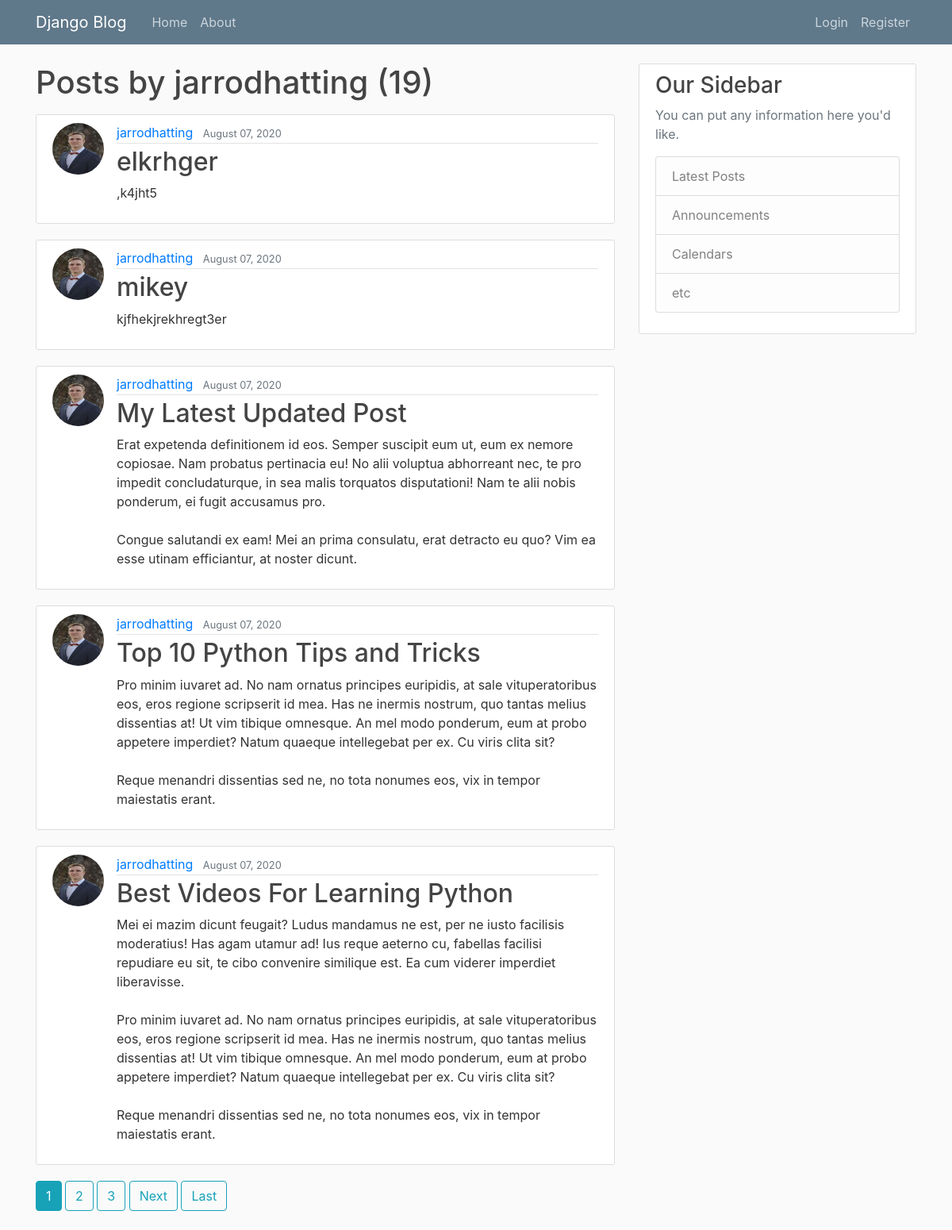
Screenshot of /user/jarrodhatting with the database file from the repository.
### blog/models.py (models this page shows, shortened)
class Post(models.Model):
    title = models.CharField(max_length=100)
    content = models.TextField()
    date_posted = models.DateTimeField(default=timezone.now)
    author = models.ForeignKey(User, on_delete=models.CASCADE)

### users/models.py (models this page shows, shortened)
class Profile(models.Model):
    user = models.OneToOneField(User, on_delete=models.CASCADE)
    image = models.ImageField(default='default.jpg', upload_to='profile_pics')

### blog/views.py (the view)
# urls.py: path('user/<str:username>', UserPostListView.as_view(), name='user-posts'),
class UserPostListView(ListView):
    model = Post
    template_name = 'blog/user_posts.html'  # <app>/<model>_<viewtype>.html
    context_object_name = 'posts'
    paginate_by = 5
    def get_queryset(self):
        user = get_object_or_404(User, username=self.kwargs.get('username'))
        return Post.objects.filter(author=user).order_by('-date_posted')

### blog/templates/blog/user_posts.html (shortened to what this page needs)
{% extends "blog/base.html" %}
{% block content %}
    <h1 class="mb-3">Posts by {{ view.kwargs.username }} ({{ page_obj.paginator.count }})</h1>
    {% for post in posts %}
        <article class="media content-section">
          <img class="rounded-circle article-img" src="{{ post.author.profile.image.url }}">
          <div class="media-body">
            <div class="article-metadata">
              <a class="mr-2" href="{% url 'user-posts' post.author.username %}">{{ post.author }}</a>
              <small class="text-muted">{{ post.date_posted|date:"F d, Y" }}</small>
            </div>
            <h2><a class="article-title" href="{% url 'post-detail' post.id %}">{{ post.title }}</a></h2>
            <p class="article-content">{{ post.content }}</p>
          </div>
        </article>
    {% endfor %}
    {% if is_paginated %}
      {% for num in page_obj.paginator.page_range %}
        {% if page_obj.number == num %}
          <a class="btn btn-info mb-4" href="?page={{ num }}">{{ num }}</a>
        {% elif num > page_obj.number|add:'-3' and num < page_obj.number|add:'3' %}
          <a class="btn btn-outline-info mb-4" href="?page={{ num }}">{{ num }}</a>
        {% endif %}
      {% endfor %}
      {% if page_obj.has_next %}
        <a class="btn btn-outline-info mb-4" href="?page={{ page_obj.next_page_number }}">Next</a>
        <a class="btn btn-outline-info mb-4" href="?page={{ page_obj.paginator.num_pages }}">Last</a>
      {% endif %}
    {% endif %}
{% endblock content %}

### blog/static/blog/main.css (style rules this page uses)
body { background: #fafafa; color: #333333; margin-top: 5rem; }
h1, h2, h3, h4, h5, h6 { color: #444444; }
.content-section { background: #ffffff; padding: 10px 20px; border: 1px solid #dddddd; border-radius: 3px; margin-bottom: 20px; }
.article-title { color: #444444; }
.article-content { white-space: pre-line; }
.article-img { height: 65px; width: 65px; margin-right: 16px; }
.article-metadata { padding-bottom: 1px; margin-bottom: 4px; border-bottom: 1px solid #e3e3e3 }

### rows the page displays
Post: author.profile.image (picture), author "jarrodhatting", date_posted "August 07, 2020", title "elkrhger", content ",k4jht5"
Post: author.profile.image (picture), author "jarrodhatting", date_posted "August 07, 2020", title "mikey", content "kjfhekjrekhregt3er"
Post: author.profile.image (picture), author "jarrodhatting", date_posted "August 07, 2020", title "My Latest Updated Post", content "Erat expetenda definitionem id eos. Semper suscipit eum ut, eum ex nemore copiosae. Nam probatus pertinacia eu! No alii voluptua abhorreant nec, te pro impedit concludaturque, in sea malis torquatos disputationi! Nam te alii nobis ponderum, ei fugit accusamus pro. Congue salutandi ex eam! Mei an prima consulatu, erat detracto eu quo? Vim ea esse utinam efficiantur, at noster dicunt."
Post: author.profile.image (picture), author "jarrodhatting", date_posted "August 07, 2020", title "Top 10 Python Tips and Tricks", content "Pro minim iuvaret ad. No nam ornatus principes euripidis, at sale vituperatoribus eos, eros regione scripserit id mea. Has ne inermis nostrum, quo tantas melius dissentias at! Ut vim tibique omnesque. An mel modo ponderum, eum at probo appetere imperdiet? Natum quaeque intellegebat per ex. Cu viris clita sit? Reque menandri dissentias sed ne, no tota nonumes eos, vix in tempor maiestatis erant."
Post: author.profile.image (picture), author "jarrodhatting", date_posted "August 07, 2020", title "Best Videos For Learning Python", content "Mei ei mazim dicunt feugait? Ludus mandamus ne est, per ne iusto facilisis moderatius! Has agam utamur ad! Ius reque aeterno cu, fabellas facilisi repudiare eu sit, te cibo convenire similique est. Ea cum viderer imperdiet liberavisse. Pro minim iuvaret ad. No nam ornatus principes euripidis, at sale vituperatoribus eos, eros regione scripserit id mea. Has ne inermis nostrum, quo tantas melius dissentias at! Ut vim tibique omnesque. An mel modo ponderum, eum at probo appetere imperdiet? Natum quaeque intellegebat per ex. Cu viris clita sit? Reque menandri dissentias sed ne, no tota nonumes eos, vix in tempor maiestatis erant."

### other values shown
{{ view.kwargs.username }} "jarrodhatting"
{{ page_obj.paginator.count }} "19"
{{ num }} "1"
{{ num }} "2" "3"
